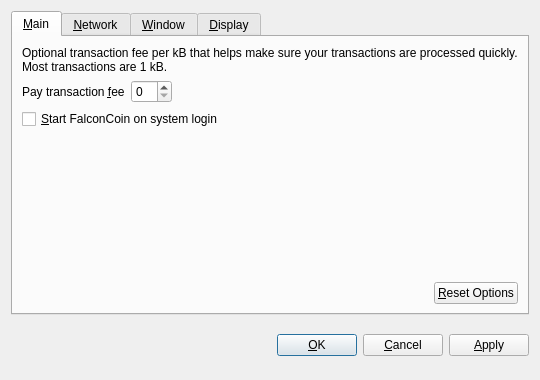
<?xml version="1.0" encoding="UTF-8"?>
<ui version="4.0">
 <class>OptionsDialog</class>
 <widget class="QDialog" name="OptionsDialog">
  <property name="geometry">
   <rect>
    <x>0</x>
    <y>0</y>
    <width>540</width>
    <height>380</height>
   </rect>
  </property>
  <property name="windowTitle">
   <string>Options</string>
  </property>
  <property name="modal">
   <bool>true</bool>
  </property>
  <layout class="QVBoxLayout" name="verticalLayout">
   <item>
    <widget class="QTabWidget" name="tabWidget">
     <property name="tabPosition">
      <enum>QTabWidget::North</enum>
     </property>
     <property name="currentIndex">
      <number>0</number>
     </property>
     <widget class="QWidget" name="tabMain">
      <attribute name="title">
       <string>&amp;Main</string>
      </attribute>
      <layout class="QVBoxLayout" name="verticalLayout_Main">
       <item>
        <widget class="QLabel" name="transactionFeeInfoLabel">
         <property name="text">
          <string>Optional transaction fee per kB that helps make sure your transactions are processed quickly. Most transactions are 1 kB.</string>
         </property>
         <property name="textFormat">
          <enum>Qt::PlainText</enum>
         </property>
         <property name="wordWrap">
          <bool>true</bool>
         </property>
        </widget>
       </item>
       <item>
        <layout class="QHBoxLayout" name="horizontalLayout_1_Main">
         <item>
          <widget class="QLabel" name="transactionFeeLabel">
           <property name="text">
            <string>Pay transaction &amp;fee</string>
           </property>
           <property name="textFormat">
            <enum>Qt::PlainText</enum>
           </property>
           <property name="buddy">
            <cstring>transactionFee</cstring>
           </property>
          </widget>
         </item>
         <item>
          <widget class="BitcoinAmountField" name="transactionFee"/>
         </item>
         <item>
          <spacer name="horizontalSpacer_1_Main">
           <property name="orientation">
            <enum>Qt::Horizontal</enum>
           </property>
           <property name="sizeHint" stdset="0">
            <size>
             <width>40</width>
             <height>20</height>
            </size>
           </property>
          </spacer>
         </item>
        </layout>
       </item>
       <item>
        <widget class="QCheckBox" name="bitcoinAtStartup">
         <property name="toolTip">
          <string>Automatically start FalconCoin after logging in to the system.</string>
         </property>
         <property name="text">
          <string>&amp;Start FalconCoin on system login</string>
         </property>
        </widget>
       </item>
       <item>
        <spacer name="verticalSpacer_Main">
         <property name="orientation">
          <enum>Qt::Vertical</enum>
         </property>
         <property name="sizeHint" stdset="0">
          <size>
           <width>20</width>
           <height>40</height>
          </size>
         </property>
        </spacer>
       </item>
       <item>
        <layout class="QHBoxLayout" name="horizontalLayout_2_Main">
         <item>
          <spacer name="horizontalSpacer_2_Main">
           <property name="orientation">
            <enum>Qt::Horizontal</enum>
           </property>
           <property name="sizeHint" stdset="0">
            <size>
             <width>40</width>
             <height>20</height>
            </size>
           </property>
          </spacer>
         </item>
         <item>
          <widget class="QPushButton" name="resetButton">
           <property name="toolTip">
            <string>Reset all client options to default.</string>
           </property>
           <property name="text">
            <string>&amp;Reset Options</string>
           </property>
           <property name="autoDefault">
            <bool>false</bool>
           </property>
          </widget>
         </item>
        </layout>
       </item>
      </layout>
     </widget>
     <widget class="QWidget" name="tabNetwork">
      <attribute name="title">
       <string>&amp;Network</string>
      </attribute>
      <layout class="QVBoxLayout" name="verticalLayout_Network">
       <item>
        <widget class="QCheckBox" name="mapPortUpnp">
         <property name="toolTip">
          <string>Automatically open the FalconCoin client port on the router. This only works when your router supports UPnP and it is enabled.</string>
         </property>
         <property name="text">
          <string>Map port using &amp;UPnP</string>
         </property>
        </widget>
       </item>
       <item>
        <widget class="QCheckBox" name="connectSocks">
         <property name="toolTip">
          <string>Connect to the FalconCoin network through a SOCKS proxy (e.g. when connecting through Tor).</string>
         </property>
         <property name="text">
          <string>&amp;Connect through SOCKS proxy:</string>
         </property>
        </widget>
       </item>
       <item>
        <layout class="QHBoxLayout" name="horizontalLayout_Network">
         <item>
          <widget class="QLabel" name="proxyIpLabel">
           <property name="text">
            <string>Proxy &amp;IP:</string>
           </property>
           <property name="textFormat">
            <enum>Qt::PlainText</enum>
           </property>
           <property name="buddy">
            <cstring>proxyIp</cstring>
           </property>
          </widget>
         </item>
         <item>
          <widget class="QValidatedLineEdit" name="proxyIp">
           <property name="maximumSize">
            <size>
             <width>140</width>
             <height>16777215</height>
            </size>
           </property>
           <property name="toolTip">
            <string>IP address of the proxy (e.g. 127.0.0.1)</string>
           </property>
          </widget>
         </item>
         <item>
          <widget class="QLabel" name="proxyPortLabel">
           <property name="text">
            <string>&amp;Port:</string>
           </property>
           <property name="textFormat">
            <enum>Qt::PlainText</enum>
           </property>
           <property name="buddy">
            <cstring>proxyPort</cstring>
           </property>
          </widget>
         </item>
         <item>
          <widget class="QLineEdit" name="proxyPort">
           <property name="maximumSize">
            <size>
             <width>55</width>
             <height>16777215</height>
            </size>
           </property>
           <property name="toolTip">
            <string>Port of the proxy (e.g. 9050)</string>
           </property>
          </widget>
         </item>
         <item>
          <widget class="QLabel" name="socksVersionLabel">
           <property name="text">
            <string>SOCKS &amp;Version:</string>
           </property>
           <property name="textFormat">
            <enum>Qt::PlainText</enum>
           </property>
           <property name="buddy">
            <cstring>socksVersion</cstring>
           </property>
          </widget>
         </item>
         <item>
          <widget class="QValueComboBox" name="socksVersion">
           <property name="toolTip">
            <string>SOCKS version of the proxy (e.g. 5)</string>
           </property>
          </widget>
         </item>
         <item>
          <spacer name="horizontalSpacer_Network">
           <property name="orientation">
            <enum>Qt::Horizontal</enum>
           </property>
           <property name="sizeHint" stdset="0">
            <size>
             <width>40</width>
             <height>20</height>
            </size>
           </property>
          </spacer>
         </item>
        </layout>
       </item>
       <item>
        <spacer name="verticalSpacer_Network">
         <property name="orientation">
          <enum>Qt::Vertical</enum>
         </property>
         <property name="sizeHint" stdset="0">
          <size>
           <width>20</width>
           <height>40</height>
          </size>
         </property>
        </spacer>
       </item>
      </layout>
     </widget>
     <widget class="QWidget" name="tabWindow">
      <attribute name="title">
       <string>&amp;Window</string>
      </attribute>
      <layout class="QVBoxLayout" name="verticalLayout_Window">
       <item>
        <widget class="QCheckBox" name="minimizeToTray">
         <property name="toolTip">
          <string>Show only a tray icon after minimizing the window.</string>
         </property>
         <property name="text">
          <string>&amp;Minimize to the tray instead of the taskbar</string>
         </property>
        </widget>
       </item>
       <item>
        <widget class="QCheckBox" name="minimizeOnClose">
         <property name="toolTip">
          <string>Minimize instead of exit the application when the window is closed. When this option is enabled, the application will be closed only after selecting Quit in the menu.</string>
         </property>
         <property name="text">
          <string>M&amp;inimize on close</string>
         </property>
        </widget>
       </item>
       <item>
        <spacer name="verticalSpacer_Window">
         <property name="orientation">
          <enum>Qt::Vertical</enum>
         </property>
         <property name="sizeHint" stdset="0">
          <size>
           <width>20</width>
           <height>40</height>
          </size>
         </property>
        </spacer>
       </item>
      </layout>
     </widget>
     <widget class="QWidget" name="tabDisplay">
      <attribute name="title">
       <string>&amp;Display</string>
      </attribute>
      <layout class="QVBoxLayout" name="verticalLayout_Display">
       <item>
        <layout class="QHBoxLayout" name="horizontalLayout_1_Display">
         <item>
          <widget class="QLabel" name="langLabel">
           <property name="text">
            <string>User Interface &amp;language:</string>
           </property>
           <property name="textFormat">
            <enum>Qt::PlainText</enum>
           </property>
           <property name="buddy">
            <cstring>lang</cstring>
           </property>
          </widget>
         </item>
         <item>
          <widget class="QValueComboBox" name="lang">
           <property name="toolTip">
            <string>The user interface language can be set here. This setting will take effect after restarting FalconCoin.</string>
           </property>
          </widget>
         </item>
        </layout>
       </item>
       <item>
        <layout class="QHBoxLayout" name="horizontalLayout_2_Display">
         <item>
          <widget class="QLabel" name="unitLabel">
           <property name="text">
            <string>&amp;Unit to show amounts in:</string>
           </property>
           <property name="textFormat">
            <enum>Qt::PlainText</enum>
           </property>
           <property name="buddy">
            <cstring>unit</cstring>
           </property>
          </widget>
         </item>
         <item>
          <widget class="QValueComboBox" name="unit">
           <property name="toolTip">
            <string>Choose the default subdivision unit to show in the interface and when sending coins.</string>
           </property>
          </widget>
         </item>
        </layout>
       </item>
       <item>
        <widget class="QCheckBox" name="displayAddresses">
         <property name="toolTip">
          <string>Whether to show FalconCoin addresses in the transaction list or not.</string>
         </property>
         <property name="text">
          <string>&amp;Display addresses in transaction list</string>
         </property>
        </widget>
       </item>
       <item>
        <widget class="QCheckBox" name="coinControlFeatures">
         <property name="toolTip">
          <string>Whether to show coin control features or not.</string>
         </property>
         <property name="text">
          <string>Display coin &amp;control features (experts only!)</string>
         </property>
        </widget>
       </item>
       <item>
        <spacer name="verticalSpacer_Display">
         <property name="orientation">
          <enum>Qt::Vertical</enum>
         </property>
         <property name="sizeHint" stdset="0">
          <size>
           <width>20</width>
           <height>40</height>
          </size>
         </property>
        </spacer>
       </item>
      </layout>
     </widget>
    </widget>
   </item>
   <item>
    <layout class="QHBoxLayout" name="horizontalLayout_Buttons">
     <item>
      <spacer name="horizontalSpacer_1">
       <property name="orientation">
        <enum>Qt::Horizontal</enum>
       </property>
       <property name="sizeHint" stdset="0">
        <size>
         <width>40</width>
         <height>48</height>
        </size>
       </property>
      </spacer>
     </item>
     <item>
      <widget class="QLabel" name="statusLabel">
       <property name="font">
        <font>
         <weight>75</weight>
         <bold>true</bold>
        </font>
       </property>
       <property name="text">
        <string/>
       </property>
       <property name="textFormat">
        <enum>Qt::PlainText</enum>
       </property>
       <property name="wordWrap">
        <bool>true</bool>
       </property>
      </widget>
     </item>
     <item>
      <spacer name="horizontalSpacer_2">
       <property name="orientation">
        <enum>Qt::Horizontal</enum>
       </property>
       <property name="sizeHint" stdset="0">
        <size>
         <width>40</width>
         <height>48</height>
        </size>
       </property>
      </spacer>
     </item>
     <item>
      <widget class="QPushButton" name="okButton">
       <property name="text">
        <string>&amp;OK</string>
       </property>
      </widget>
     </item>
     <item>
      <widget class="QPushButton" name="cancelButton">
       <property name="text">
        <string>&amp;Cancel</string>
       </property>
       <property name="autoDefault">
        <bool>false</bool>
       </property>
      </widget>
     </item>
     <item>
      <widget class="QPushButton" name="applyButton">
       <property name="text">
        <string>&amp;Apply</string>
       </property>
       <property name="autoDefault">
        <bool>false</bool>
       </property>
      </widget>
     </item>
    </layout>
   </item>
  </layout>
 </widget>
 <customwidgets>
  <customwidget>
   <class>BitcoinAmountField</class>
   <extends>QSpinBox</extends>
   <header>bitcoinamountfield.h</header>
  </customwidget>
  <customwidget>
   <class>QValueComboBox</class>
   <extends>QComboBox</extends>
   <header>qvaluecombobox.h</header>
  </customwidget>
  <customwidget>
   <class>QValidatedLineEdit</class>
   <extends>QLineEdit</extends>
   <header>qvalidatedlineedit.h</header>
  </customwidget>
 </customwidgets>
 <resources/>
 <connections/>
</ui>
